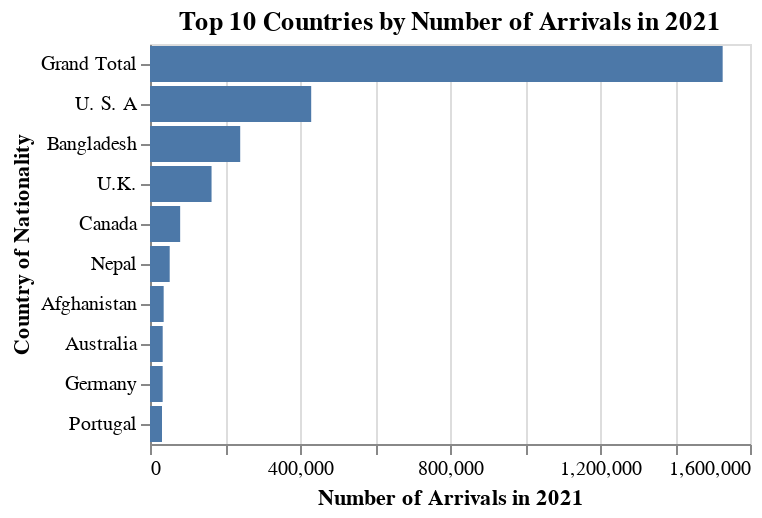

Write notebook code for a chart like this one.
### Code cell
countries_only_df = df_cleaned[df_cleaned['Country of Nationality'] != 'Total']
top_10_countries_2021 = countries_only_df.sort_values(
    by='Number of Arrivals-2021', ascending=False
).head(10)

print("Top 10 Countries with Highest Number of Arrivals in 2021:")
top_10_countries_2021[['Country of Nationality', 'Number of Arrivals-2021']]
chart = alt.Chart(top_10_countries_2021).mark_bar().encode(
    x=alt.X('Number of Arrivals-2021', title='Number of Arrivals in 2021'),
    y=alt.Y('Country of Nationality', sort='-x', title='Country of Nationality'),
    tooltip=['Country of Nationality', 'Number of Arrivals-2021']
).properties(
    title='Top 10 Countries by Number of Arrivals in 2021'
)
chart

### Figure 1 — Vega-Lite specification as saved in the notebook (floating-point values rounded to 4 significant figures)
{"config": {"view": {"continuousWidth": 300, "continuousHeight": 300}}, "data": {"name": "data-9beeecbc06856ba9f9fdaa1af248fedf"}, "mark": {"type": "bar"}, "encoding": {"tooltip": [{"field": "Country of Nationality", "type": "nominal"}, {"field": "Number of Arrivals-2021", "type": "quantitative"}], "x": {"field": "Number of Arrivals-2021", "title": "Number of Arrivals in 2021", "type": "quantitative"}, "y": {"field": "Country of Nationality", "sort": "-x", "title": "Country of Nationality", "type": "nominal"}}, "title": "Top 10 Countries by Number of Arrivals in 2021", "$schema": "https://vega.github.io/schema/vega-lite/v5.20.1.json", "datasets": {"data-9beeecbc06856ba9f9fdaa1af248fedf": [{"Region": "Grand Total", "Country of Nationality": "Grand Total", "Number of Arrivals-2017": 10040000.0, "Number of Arrivals-2018": 10560000.0, "Number of Arrivals-2019": 10930355, "Number of Arrivals-2020": 2745000.0, "Number of Arrivals-2021": 1527114, "Percentage Share  - 2018/17": 5.2, "Percentage Share  - 2019/18": 3.5, "Percentage Share  - 2020/19": -74.9, "Percentage Change - 2021/20": -44.4, "Percentage Change - 2021": 100.0}, {"Region": "North America", "Country of Nationality": "U. S. A", "Number of Arrivals-2017": 1377000.0, "Number of Arrivals-2018": 1457000.0, "Number of Arrivals-2019": 1512032, "Number of Arrivals-2020": 394100.0, "Number of Arrivals-2021": 429860, "Percentage Share  - 2018/17": 5.8, "Percentage Share  - 2019/18": 3.8, "Percentage Share  - 2020/19": -73.9, "Percentage Change - 2021/20": 9.1, "Percentage Change - 2021": 28.15}, {"Region": "South Asia", "Country of Nationality": "Bangladesh", "Number of Arrivals-2017": 2157000.0, "Number of Arrivals-2018": 2257000.0, "Number of Arrivals-2019": 2577727, "Number of Arrivals-2020": 549300.0, "Number of Arrivals-2021": 240554, "Percentage Share  - 2018/17": 4.6, "Percentage Share  - 2019/18": 14.2, "Percentage Share  - 2020/19": -78.7, "Percentage Change - 2021/20": -56.2, "Percentage Change - 2021": 15.75}, {"Region": "Western Europe", "Country of Nationality": "U.K.", "Number of Arrivals-2017": 986300.0, "Number of Arrivals-2018": 1030000.0, "Number of Arrivals-2019": 1000292, "Number of Arrivals-2020": 291900.0, "Number of Arrivals-2021": 164143, "Percentage Share  - 2018/17": 4.4, "Percentage Share  - 2019/18": -2.9, "Percentage Share  - 2020/19": -70.8, "Percentage Change - 2021/20": -43.8, "Percentage Change - 2021": 10.75}, {"Region": "North America", "Country of Nationality": "Canada", "Number of Arrivals-2017": 335400.0, "Number of Arrivals-2018": 351000.0, "Number of Arrivals-2019": 351859, "Number of Arrivals-2020": 122900.0, "Number of Arrivals-2021": 80437, "Percentage Share  - 2018/17": 4.7, "Percentage Share  - 2019/18": 0.2, "Percentage Share  - 2020/19": -65.1, "Percentage Change - 2021/20": -34.5, "Percentage Change - 2021": 5.27}, {"Region": "South Asia", "Country of Nationality": "Nepal", "Number of Arrivals-2017": 164000.0, "Number of Arrivals-2018": 174100.0, "Number of Arrivals-2019": 164040, "Number of Arrivals-2020": 40820.0, "Number of Arrivals-2021": 52544, "Percentage Share  - 2018/17": 6.1, "Percentage Share  - 2019/18": -5.8, "Percentage Share  - 2020/19": -75.1, "Percentage Change - 2021/20": 28.7, "Percentage Change - 2021": 3.44}, {"Region": "South Asia", "Country of Nationality": "Afghanistan", "Number of Arrivals-2017": 149200.0, "Number of Arrivals-2018": 153900.0, "Number of Arrivals-2019": 124120, "Number of Arrivals-2020": 47560.0, "Number of Arrivals-2021": 36451, "Percentage Share  - 2018/17": 3.2, "Percentage Share  - 2019/18": -19.4, "Percentage Share  - 2020/19": -61.7, "Percentage Change - 2021/20": -23.4, "Percentage Change - 2021": 2.39}, {"Region": "Australasia", "Country of Nationality": "Australia", "Number of Arrivals-2017": 324200.0, "Number of Arrivals-2018": 346500.0, "Number of Arrivals-2019": 367241, "Number of Arrivals-2020": 86760.0, "Number of Arrivals-2021": 33864, "Percentage Share  - 2018/17": 6.9, "Percentage Share  - 2019/18": 6.0, "Percentage Share  - 2020/19": -76.4, "Percentage Change - 2021/20": -61.0, "Percentage Change - 2021": 2.22}, {"Region": "Western Europe", "Country of Nationality": "Germany", "Number of Arrivals-2017": 269400.0, "Number of Arrivals-2018": 274100.0, "Number of Arrivals-2019": 264973, "Number of Arrivals-2020": 72560.0, "Number of Arrivals-2021": 33772, "Percentage Share  - 2018/17": 1.7, "Percentage Share  - 2019/18": -3.3, "Percentage Share  - 2020/19": -72.6, "Percentage Change - 2021/20": -53.5, "Percentage Change - 2021": 2.21}, {"Region": "Western Europe", "Country of Nationality": "Portugal", "Number of Arrivals-2017": 66380.0, "Number of Arrivals-2018": 74490.0, "Number of Arrivals-2019": 74743, "Number of Arrivals-2020": 31000.0, "Number of Arrivals-2021": 32064, "Percentage Share  - 2018/17": 12.2, "Percentage Share  - 2019/18": 0.3, "Percentage Share  - 2020/19": -58.5, "Percentage Change - 2021/20": 3.4, "Percentage Change - 2021": 2.18}]}}
